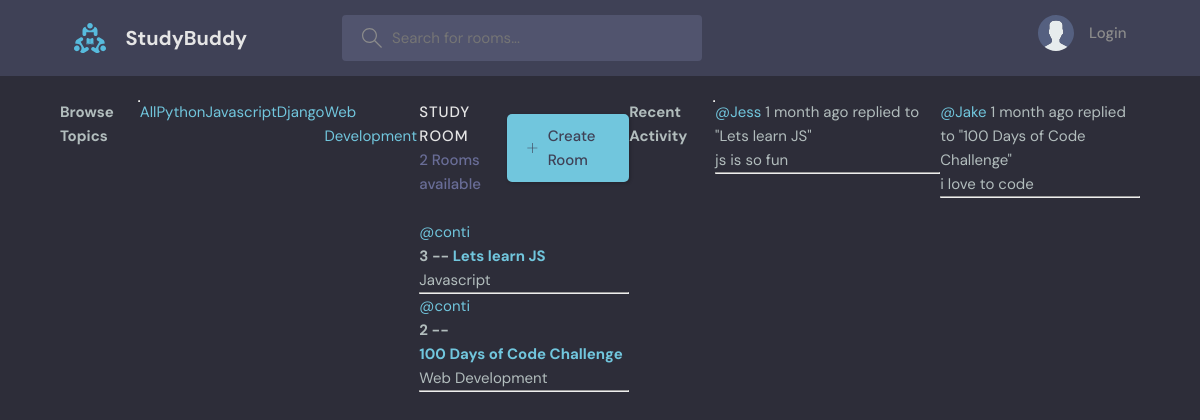
The page / on the database its author committed.
### base/models.py (models this page shows, shortened)
class Topic(models.Model):
    name = models.CharField(max_length=200)

class Room(models.Model):
    host = models.ForeignKey(User, on_delete=models.SET_NULL, null=True)
    topic = models.ForeignKey(Topic, on_delete=models.SET_NULL, null=True)
    name = models.CharField(max_length=200)
    description = models.TextField(null=True, blank=True)
    participants = models.ManyToManyField(User, related_name='participants', blank=True)
    updated = models.DateTimeField(auto_now=True)
    created = models.DateTimeField(auto_now_add=True)
    class Meta:
        ordering = ['-updated', '-created']

class Message(models.Model):
    user = models.ForeignKey(User, on_delete=models.CASCADE)
    room = models.ForeignKey(Room, on_delete=models.CASCADE)
    body = models.TextField()
    updated = models.DateTimeField(auto_now=True)
    created = models.DateTimeField(auto_now_add=True)
    class Meta:
        ordering = ['-updated', '-created']
    def __str__(self):
        return self.body[0:50]

### base/views.py (the view)
# urls.py: path('', views.home, name="home"),
def home(request):
    q = request.GET.get('q') if request.GET.get('q') != None else ''
    rooms = Room.objects.filter(
        Q(topic__name__icontains=q) |
        Q(name__icontains=q) |
        Q(description__icontains=q)
        )
    topics = Topic.objects.all()
    room_count = rooms.count()
    room_messages = Message.objects.all().filter(Q(room__topic__name__icontains=q))
    context = {"rooms":rooms, "topics":topics,
    'room_count':room_count, 'room_messages':room_messages}
    return render(request, 'base/home.html', context)

### base/templates/base/home.html (shortened to what this page needs)
{% extends 'main.html' %}
{% block content %}
<main class="layout layout--3">
  <div class="container">
     {% include 'base/topics_component.html' %}
    <div class="roomList">
      <div class="roomList__header">
        <div>
          <h2>Study Room</h2>
          <p>{{room_count}} Rooms available</p>
        </div>
        <a class="btn btn--main" href="{% url 'create-room' %}">
          <svg
            version="1.1"
            xmlns="http://www.w3.org/2000/svg"
            width="32"
            height="32"
            viewBox="0 0 32 32"
          >
            <title>add</title>
            <path
              d="M16.943 0.943h-1.885v14.115h-14.115v1.885h14.115v14.115h1.885v-14.115h14.115v-1.885h-14.115v-14.115z"
            ></path>
          </svg>
          Create Room
        </a>
      </div>
      {% include 'base/feed_component.html' %}
    </div>
    {% include 'base/activity_component.html' %}
  </div>
</main>
{% endblock %}

### base/templates/base/topics_component.html
<h3>Browse Topics</h3>
    <hr />
    <div>
      <a href="{% url 'home' %}">All</a>
    </div>
    {% for topic in topics %}
    <div>
      <a href="{% url 'home' %}?q={{topic.name}}">{{topic.name}}</a>
    </div>
    {% endfor %}

### base/templates/base/feed_component.html (shortened to what this page needs)
{% for room in rooms %}
      <div>
        <a href="{% url 'profile' room.host.id %}">@{{room.host.username}}</a>
        <h5>
          {{room.id}} -- <a href="{% url 'room' room.id %}">{{room.name}}</a>
        </h5>
        <small>{{room.topic.name}}</small>
        <hr />
      </div>
    {% endfor %}

### base/templates/base/activity_component.html (shortened to what this page needs)
<h3>Recent Activity</h3>
  <hr>
  {% for message in room_messages %}
  <div>
    <small><a href="{% url 'profile' message.user.id %}">@{{message.user}}</a> {{message.created|timesince}} ago</small>
    <small>replied to "{{message.room.name}}"</small>
    <p>{{message}}</p>
    <hr />
  </div>
  {% endfor %}

### static/styles/style.css (style rules this page uses)
:root { --color-main: #71c6dd; --color-main-light: #e1f6fb; --color-dark: #3f4156; --color-dark-medium: #51546e; --color-dark-light: #696d97; --color-light: #e5e5e5; --color-gray: #8b8b8b; --color-light-gray: #b2bdbd; --color-bg: #2d2d39; --color-success: #5dd693; --color-error: #fc4b0b; }
* { font-family: "DM Sans", -apple-system, BlinkMacSystemFont, "Segoe UI", Roboto, Oxygen, Ubuntu, Cantarell, "Open Sans", "Helvetica Neue", sans-serif; margin: 0; padding: 0; box-sizing: border-box; text-rendering: optimizeLegibility; font-size: inherit; }
html { font-size: 56.25%; }
@media only screen and (min-width: 1200px) { html { font-size: 62.5%; } }
body { line-height: 1.6; font-weight: 400; font-size: 1.5rem; color: var(--color-light-gray); background-color: var(--color-bg); min-height: 100vh; }
a { display: inline-block; color: var(--color-main); text-decoration: none; }
.container { max-width: 120rem; width: 90%; margin: auto; }
.btn { background-color: transparent; border: none; display: inline-flex; align-items: center; gap: 1rem; cursor: pointer; transition: all ease-in-out 0.3s; padding: 1rem 2rem; border-radius: 5px; box-shadow: 1px 1px 3px 1px rgba(0, 0, 0, 0.15); font-weight: 500; }
.btn--main { background-color: var(--color-main); color: var(--color-dark); }
.btn > svg { fill: currentColor; width: 1.6rem; height: 1.6rem; }
.layout { margin-top: 2.4rem; }
.layout > .container { display: flex; justify-content: space-between; align-items: flex-start; }
.layout--3 > .container > div:last-child { flex-basis: 25%; }
.roomList__header { display: flex; justify-content: space-between; align-items: center; margin-bottom: 2.4rem; }
.roomList__header h2 { text-transform: uppercase; font-weight: 500; color: var(--color-light); letter-spacing: 1px; }
.roomList__header p { font-weight: 500; color: var(--color-dark-light); }

### rows shown on the page
Topic: name "Python"
Topic: name "Javascript"
Topic: name "Django"
Topic: name "Web Development"
Room: host.username "conti", id "3", name "Lets learn JS", topic.name "Javascript"
Room: host.username "conti", id "2", name "100 Days of Code Challenge", topic.name "Web Development"
Message: user "Jess", created "1 month", room.name "Lets learn JS", body "js is so fun"
Message: user "Jake", created "1 month", room.name "100 Days of Code Challenge", body "i love to code"

### other values the page prints
{{ room_count }} "2"
